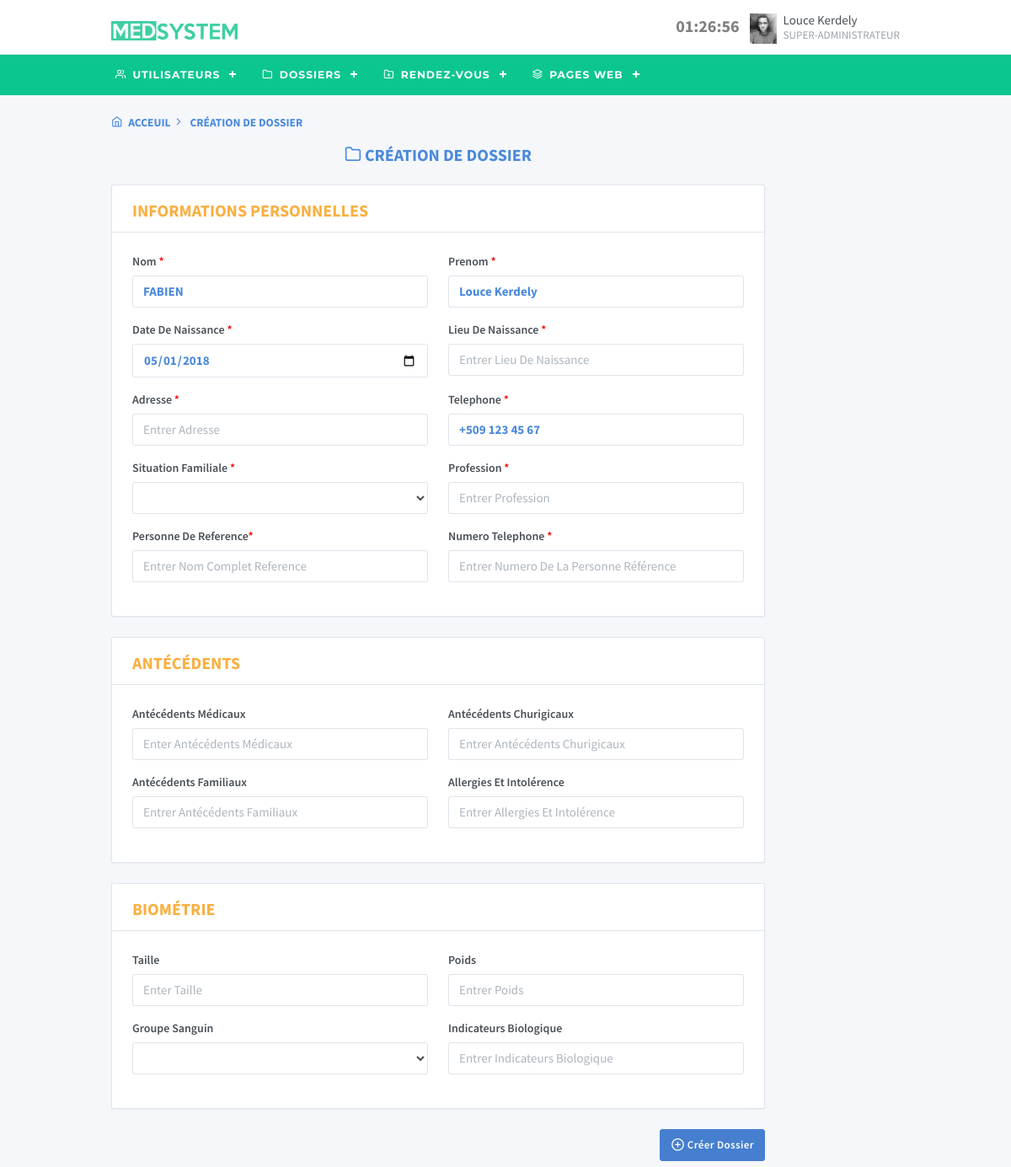
The page /validercreationdossier.php?idRDV=1 (signed in) on the database its author committed.
### tables this page shows
CREATE TABLE IF NOT EXISTS `rendezvous` (
  `idRDV` int(11) NOT NULL AUTO_INCREMENT,
  `nomrdv` varchar(255) NOT NULL,
  `prenomrdv` varchar(255) NOT NULL,
  `telephonerdv` varchar(255) NOT NULL,
  `daternaissancerdv` varchar(255) NOT NULL,
  `Confirmerdaterdv` varchar(255) NOT NULL,
  `Confirmerheurerdv` varchar(255) NOT NULL,
  `Annulerrdv` varchar(255) NOT NULL,
  `Departementrdv` varchar(255) NOT NULL,
  `Etatrdv` varchar(255) NOT NULL,
  `mailrdv` varchar(255) NOT NULL,
  `sexerdv` varchar(255) NOT NULL,
  `siterdv` varchar(255) NOT NULL,
  `Symptomesrdv` varchar(255) NOT NULL,
  `identifiantPatient` int(11) NOT NULL,
  PRIMARY KEY (`idRDV`)
);

### validercreationdossier.php (the view, shortened to what this page needs)
<!doctype html>
<html lang="en">
  <head>
    <link rel="stylesheet" href="https://maxcdn.bootstrapcdn.com/font-awesome/4.7.0/css/font-awesome.min.css">
    <link href="./assets/css/dashboard.css" rel="stylesheet" />
    <link href="css/stylemenu.css" rel="stylesheet" />
    <link rel="stylesheet" type="text/css" href="css/style.css">
  </head>
  <body>
    <div class="page">
      <div class="page-main">
        <div class="header">
          <div class="container">
            <div class="d-flex">
              <a class="navbar-brand" href="./index.html">
                <img src="images/LOGO2.png" style="width:150px; height:23px;" class="navbar-brand-img" alt="tabler.io">
              </a>
              <div class="ml-auto d-flex order-lg-2">
                <div class="dropdown d-none d-md-flex">
						 <span id="date_heure"></span>
                </div>
                <div class="dropdown">
                  <a href="#" class="nav-link pr-0" data-toggle="dropdown">
                    <span class="avatar"> <img src="photo/<?php echo $_SESSION['var1'] ?>"/> </span>
                    <span class="ml-2 d-none d-lg-block">
                      <span class="text-default"><?php echo $_SESSION['var2'] ?>  </span>
                      <small class="text-muted d-block mt-1"> <?php echo $_SESSION['var3'] ?> </small>
                    </span>
                  </a>
                </div>
              </div>
            </div>
          </div>
        </div>
		<div class="backmenu">
		   <div class="container">
		      <div id='cssmenu'>
		         <ul>
				   <li><a href=''> <i class="fe fe-users"> </i> Utilisateurs</a>
				   </li>
				   <li><a href=''> <i class="fe fe-folder"> </i> Dossiers</a>
				   </li>
				   <li><a href='#'> <i class="fe fe-folder-plus"> </i> Rendez-vous</a>
				   </li>
				   <li><a href=''> <i class="fe fe-layers"> </i> Pages Web</a>
				   </li>
		       </ul>
		     </div>
		  </div>
       </div>
           <?php
		   include("bd/connect.php");
          if(!isset($_GET['idRDV']))
          {
          header('location:superadminpage.php');
          }
          else{
          $idVrdv=intval($_GET['idRDV']);
          }
          $req=$conbd->query('SELECT * FROM rendezvous WHERE idRDV = "'.$idVrdv.'"');
          $don=$req->fetch();
            if(isset($don['idRDV'])){ ?>
	    <div class="container">
		    <br>
            <div class="positionadm">
              <p> <a href="superadminpage.php"><i class="fe fe-home"> </i> Acceuil </a> <i class="fe fe-chevron-right"> </i> Création De Dossier </p>
            </div>
	    <div class="row">
		  <div class="col-md-10">
		      <div class="dossiertitre">
			   <p> <i class="fe fe-folder"></i> Création De Dossier</p>
			  </div>
			  <?php include("Traitement/validerDtraitement.php") ?>
              <form method="POST" action="" enctype="multipart/form-data">
			   <div class="card">
                <div class="card-header">
                  <div class="dossiertete">
                    <p>Informations Personnelles</p>
                  </div>
                </div>
                <div class="card-body">
                  <div class="row">
                    <div class="col-sm-6 col-md-6">
                      <div class="form-group">
                        <label class="form-label">Nom <span class="obligatoire">*</span></label>
                        <input type="text" name="nomDossier" id="rdvInfo" class="form-control" placeholder="Enter Nom" value="<?php echo $don['nomrdv']; ?>">
                      </div>
                    </div>
                    <div class="col-sm-6 col-md-6">
                      <div class="form-group">
                        <label class="form-label">Prenom <span class="obligatoire">*</span></label>
                        <input type="text" name="prenomDossier" id="rdvInfo" class="form-control" placeholder="Entrer Prenom" value="<?php echo $don['prenomrdv']; ?>">
                      </div>
                    </div>
                    <div class="col-sm-6 col-md-6">
                      <div class="form-group">
                        <label class="form-label">Date De Naissance <span class="obligatoire">*</span></label>
                        <input type="date" name="datedenaissanceDossier" id="rdvInfo" class="form-control" placeholder="Entrer Date De Naissance" value="<?php echo $don['daternaissancerdv']; ?>">
                      </div>
                    </div>
                    <div class="col-sm-6 col-md-6">
                      <div class="form-group">
                        <label class="form-label">Lieu De Naissance <span class="obligatoire">*</span></label>
                        <input type="text" name="lieudenaissanceDossier" class="form-control" placeholder="Entrer Lieu De Naissance"
                        value="<?php if(isset($lieudenaissanceDossier))echo $lieudenaissanceDossier ?>">
                      </div>
                    </div>
                    <div class="col-sm-6 col-md-6">
                      <div class="form-group">
                        <label class="form-label">Adresse <span class="obligatoire">*</span></label>
                        <input type="text" name="adresseDossier" class="form-control" placeholder="Entrer Adresse" value="<?php if(isset($adresseDossier))echo $adresseDossier ?>">
                      </div>
                    </div>
                    <div class="col-sm-6 col-md-6">
                      <div class="form-group">
                        <label class="form-label">Telephone <span class="obligatoire">*</span></label>
                        <input type="tel" name="telephoneDossier" id="rdvInfo" class="form-control" placeholder="Entrer Telephone" value="<?php echo $don['telephonerdv']; ?>">
                      </div>
                    </div>
                    <div class="col-sm-6 col-md-6">
                      <div class="form-group">
                        <label class="form-label">Situation Familiale <span class="obligatoire">*</span></label>
                        <select name="statutmDossier" class="form-control">
                          <option value="<?php if(isset($statutmDossier))echo $statutmDossier ?>"><?php if(isset($statutmDossier))echo $statutmDossier ?></option>
                          <option value="Celibataire">Celibataire</option>
                        </select>
                      </div>
                    </div>
                    <div class="col-sm-6 col-md-6">
                      <div class="form-group">
                        <label class="form-label">Profession <span class="obligatoire">*</span></label>
                        <input type="text" name="professionDossier" class="form-control" placeholder="Entrer Profession" value="<?php if(isset($professionDossier))echo $professionDossier ?>">
                      </div>
                    </div>
                    <div class="col-sm-6 col-md-6">
                      <div class="form-group">
                        <label class="form-label">Personne De Reference<span class="obligatoire">*</span></label>
                        <input type="text" name="referenceDossier" class="form-control" placeholder="Entrer Nom Complet Reference" value="<?php if(isset($referenceDossier))echo $referenceDossier ?>">
                      </div>
                    </div>
                    <div class="col-sm-6 col-md-6">
                      <div class="form-group">
                        <label class="form-label">Numero Telephone <span class="obligatoire">*</span></label>
                        <input type="tel" name="telephonerferenceDossier" class="form-control" placeholder="Entrer Numero De La Personne Référence" value="<?php if(isset($telephonerferenceDossier))echo $telephonerferenceDossier ?>">
                      </div>
                    </div>
                  </div>
                </div>
			  </div>
			   <div class="card">
                <div class="card-header">
                  <div class="dossiertete">
                    <p>Antécédents</p>
                  </div>
                </div>
                <div class="card-body">
                  <div class="row">
                    <div class="col-sm-6 col-md-6">
                      <div class="form-group">
                        <label class="form-label">Antécédents Médicaux</label>
                        <input type="text" name="antmedicaux" class="form-control" placeholder="Enter Antécédents Médicaux" value="<?php if(isset($antmedicaux))echo $antmedicaux ?>">
                      </div>
                    </div>
                    <div class="col-sm-6 col-md-6">
                      <div class="form-group">
                        <label class="form-label">Antécédents Churigicaux</label>
                        <input type="text" name="antchurigicaux" class="form-control" placeholder="Entrer Antécédents Churigicaux" value="<?php if(isset($antchurigicaux))echo $antchurigicaux ?>">
                      </div>
                    </div>
                    <div class="col-sm-6 col-md-6">
                      <div class="form-group">
                        <label class="form-label">Antécédents Familiaux</label>
                        <input type="text" name="antecedentf" class="form-control" placeholder="Entrer Antécédents Familiaux" value="<?php if(isset($antecedentf))echo $antecedentf ?>">
                      </div>
                    </div>
                    <div class="col-sm-6 col-md-6">
                      <div class="form-group">
                        <label class="form-label">Allergies Et Intolérence</label>
                        <input type="text" name="allergies" class="form-control" placeholder="Entrer Allergies Et Intolérence"
                        value="<?php if(isset($allergies))echo $allergies ?>">
                      </div>
                    </div>
                  </div>
                </div>
			  </div>
			   <div class="card">
                <div class="card-header">
                  <div class="dossiertete">
                    <p>Biométrie</p>
                  </div>
                </div>
                <div class="card-body">
                  <div class="row">
                    <div class="col-sm-6 col-md-6">
                      <div class="form-group">
                        <label class="form-label">Taille</label>
                        <input type="text" name="taille" class="form-control" placeholder="Enter Taille" value="<?php if(isset($taille))echo $taille ?>">
                      </div>
                    </div>
                    <div class="col-sm-6 col-md-6">
                      <div class="form-group">
                        <label class="form-label">Poids</label>
                        <input type="text" name="poids" class="form-control" placeholder="Entrer Poids" value="<?php if(isset($poids))echo $poids ?>">
                      </div>
                    </div>
                    <div class="col-sm-6 col-md-6">
                      <div class="form-group">
                        <label class="form-label">Groupe Sanguin</label>
                        <select name="groupesanguin" class="form-control">
                          <option value="<?php if(isset($groupesanguin))echo $groupesanguin ?>"><?php if(isset($groupesanguin))echo $groupesanguin ?></option>
                          <option value="A+">A+</option>
                        </select>
                      </div>
                    </div>
                    <div class="col-sm-6 col-md-6">
                      <div class="form-group">
                        <label class="form-label">Indicateurs Biologique</label>
                        <input type="text" name="indicateursbiologique" class="form-control" placeholder="Entrer Indicateurs Biologique"
                        value="<?php if(isset($indicateursbiologique))echo $indicateursbiologique ?>">
                      </div>
                    </div>
                  </div>
                </div>
			  </div>
                <div id="btndossier">
                  <button type="submit" name="submitValiderdossier" class="btn btn-primary"> <i class="fe fe-plus-circle"></i> Créer Dossier</button>
                </div>
             <br><br>
           </form>
		  </div>
		  <div class="col-md-2">
		  </div>
		</div>
		</div>
          <?php
          }else{
             header('location:superadminpage.php');
          }
          ?>
    </div>
  </body>
</html>

### css/stylemenu.css (style rules this page uses)
#cssmenu { margin:0px; padding:0px; }
#cssmenu, #cssmenu ul, #cssmenu ul li, #cssmenu ul li a, #cssmenu #menu-button { margin: 0; padding: 0; border: 0; list-style: none; line-height: 1; display: block; position: relative; -webkit-box-sizing: border-box; -moz-box-sizing: border-box; box-sizing: border-box; }
.backmenu { width:100%; height:48px; background-color:#0cc68f; }
#cssmenu:after, #cssmenu > ul:after { content: "."; display: block; clear: both; visibility: hidden; line-height: 0; height: 0; }
#cssmenu { font-family: Montserrat, sans-serif; background: #0cc68f; z-index: 2; }
#cssmenu > ul > li { float: left; }
#cssmenu > ul > li > a { padding-left:5px; }
#cssmenu > ul > li > a { padding-right: 34px; font-size: 12.3px; line-height:48px; margin-right:15px; letter-spacing: 1px; text-decoration: none; color: #FFF; font-weight: 700; text-transform: uppercase; }
#cssmenu > ul > li.has-sub > a { padding-right: 30px; }
#cssmenu > ul > li.has-sub > a:after { position: absolute; top: 22px; right: 11px; width: 8px; height: 2px; display: block; background: #FFF; content: ''; }
#cssmenu > ul > li.has-sub > a:before { position: absolute; top: 19px; right: 14px; display: block; width: 2px; height: 8px; background: #FFF; content: ''; -webkit-transition: all .25s ease; -moz-transition: all .25s ease; -ms-transition: all .25s ease; -o-transition: all .25s ease; transition: all .25s ease; }

### css/style.css (style rules this page uses)
.obligatoire { color:red; }
body { background-color: #f5f7fb; }
.positionadm p a { text-transform:uppercase; text-decoration:none; color:#4A89DC; font-weight:bold; font-size:13.5px; }
.positionadm p { text-transform:uppercase; font-weight:bold; font-size:13.5px; color:#4A89DC; }
.text-muted { text-transform: uppercase; margin-top: 5px; }
#date_heure { font-size:20px; font-weight:bold; color:gray; }
.dossiertete { font-weight: bold; font-size: 20px; text-transform: uppercase; margin-top: 5px; margin-bottom: -20px; }
.dossiertete p { text-align:center; color: #faaf40; }
.dossiertitre { font-weight: bold; font-size: 20px; text-transform: uppercase; color: #4A89DC; text-align:center; }
#btndossier button { float:right; }
#rdvInfo { color:#4A89DC; font-weight:bold; }

### rows shown on the page
rendezvous: nomDossier "FABIEN", prenomDossier "Louce Kerdely", datedenaissanceDossier "05/01/2018", telephoneDossier "+509 123 45 67"

### other values the page prints
$_SESSION['var2'] "Louce Kerdely"
$_SESSION['var3'] "SUPER-ADMINISTRATEUR"
